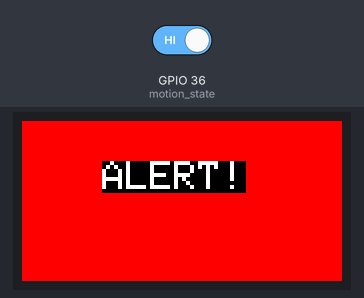
This sketch was run on a simulated ESP32. Parts: 160×80 colour display. The inputs (shaded band) are chosen by the test bench; at power-on: GPIO 36 (motion_state) LOW. WiFi joins after 1.5 s; servers stay silent unless stated; what the sketch prints to the serial monitor is not drawn.

5.2 s: GPIO 36 (motion_state) driven LOW
6.7 s: GPIO 36 (motion_state) driven HIGH
Above: at 8.9 s.
Timing chart, 0 to 10.4 s (numbered marks = the images above; inputs shaded):
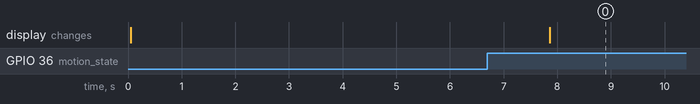

Measured:
- after the input at 5.2 s, every drawn part: stays the same
- after the input at 6.7 s, the display: changes after 1.2 s (image 0)

The sketch:

CSC230_-_M5_PIR_ThingSpeak.ino
```cpp
#include <WiFi.h>
#include <WiFiClient.h>
#include <WiFiServer.h>
#include <M5StickC.h>

#include "ThingSpeak.h"
#include "M5_PIR_secrets.h"

unsigned long myChannelNumber = SECRET_CH_ID;
const char * myWriteAPIKey = SECRET_WRITE_APIKEY;

char ssid[] = SECRET_SSID;   // your network SSID (name)
char pass[] = SECRET_PASS;   // your network password
int keyIndex = 0;            // your network key index number (needed only for WEP)

WiFiClient  client;

const int motion_state = 36;  //variable for my conditionals. Set to the PIR Hat Pin
const int button = 37;  //variable for the button so I dont have to mess with the M5 function

void setup() {

  Serial.begin(115200);
  delay(50);

  WiFi.mode(WIFI_STA);

  ThingSpeak.begin(client);

  M5.begin();
  M5.Lcd.setRotation(1);
  M5.Lcd.fillScreen(BLACK);
  M5.Lcd.setTextSize(2);

  pinMode(motion_state,INPUT_PULLUP);
  pinMode(button,INPUT_PULLUP);

}

void loop() {

  // Connect or reconnect to WiFi
  if (WiFi.status() != WL_CONNECTED) {
    Serial.print("Attempting to connect to SSID: ");
    Serial.println(SECRET_SSID);
    while (WiFi.status() != WL_CONNECTED) {
      WiFi.begin(ssid, pass); // Connect to WPA/WPA2 network. Change this line if using open or WEP network
      Serial.print(".");
      delay(5000);
    }

    Serial.println("\nConnected."); // Serial Monitor Output when the device is 'Connected'
  }

  //This is the beginning of my PIR Code
  if (digitalRead(motion_state) == 1){  //if Motion is triggered run this code

  M5.Lcd.fillScreen(RED);
  M5.Lcd.setCursor(40, 20);
  M5.Lcd.println("ALERT!");

  Serial.println("Motion Detected");

  int httpCode_alert = ThingSpeak.writeField(myChannelNumber, 1, 1, myWriteAPIKey);

  delay(5000);

  if (httpCode_alert == 200) {
    Serial.println("Channel write successful.");
  }
  }


  if (digitalRead(motion_state) == 0){ //to reset the PIR to activate again

  Serial.println("Nothing Detected");
  M5.Lcd.fillScreen(BLACK);

  int httpCode_alert = ThingSpeak.writeField(myChannelNumber, 1, 0, myWriteAPIKey);

  delay(1000);

  if (httpCode_alert == 200) {
    Serial.println("Channel write successful.");
  }

  }
}
```

M5_PIR_secrets.h
```cpp
// Use this file to store all of the private credentials
// and connection details

#define SECRET_SSID "Throbbing Cox"                                // replace MySSID with your WiFi network name
#define SECRET_PASS "HailSatan666"                            // replace MyPassword with your WiFi password

#define SECRET_CH_ID 1094110                                 // replace 0000000 with your channel number
#define SECRET_WRITE_APIKEY "C4ZXDVG5IYMFD9DX"                           // replace XYZ with your channel write API Key
```
